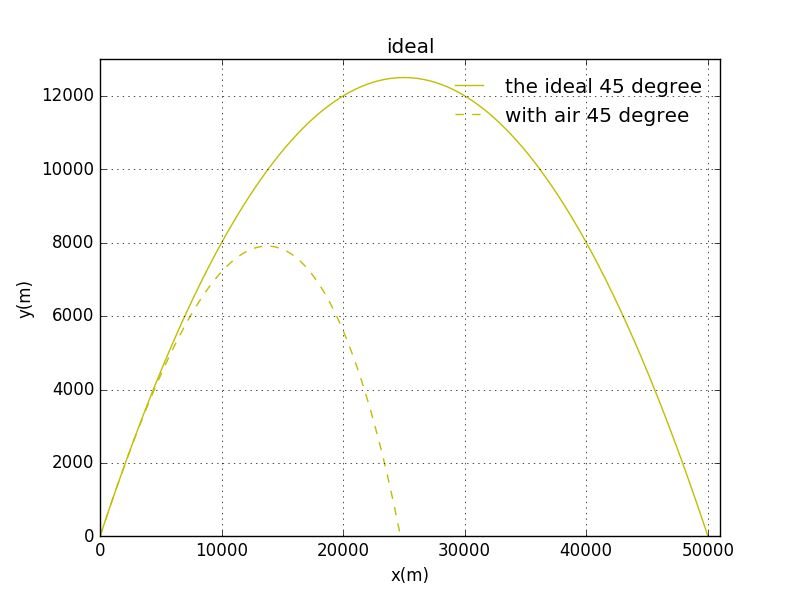

This figure's Python source:
import numpy as np
import math
import matplotlib.pyplot as plt
# initial

def initial(angle):

    

    x=[0.0]
    y=[0.0]
    vx=[700.0*np.cos(angle)]
    vy=[700.0*np.sin(angle)]
    v=[700.0]
    dt=0.02

    g=9.8



    while y[-1]>=0:
        x_new = x[-1] + vx[-1]*dt
        y_new = y[-1] + vy[-1]*dt
        vx_new = vx[-1] 
        vy_new = vy[-1] - g*dt
        v_new = math.sqrt(vx_new**2 + vy_new**2) 
        x.append(x_new)
        y.append(y_new)
        vx.append(vx_new)
        vy.append(vy_new)
        v.append(v_new)

#the landing point

    r = -float(y[-2]/y[-1])
    xl = (x[-2]+r*x[-1])/(r+1)
    yl=0
    x[-1] = xl
    y[-1] = yl



    return (x,y)
    
def with_airdrag_airdensity  (angle):



    x=[0.0]
    y=[0.0]
    vx=[700.0*np.cos(angle)]
    vy=[700.0*np.sin(angle)]
    v=[700.0]
    dt=0.02
    B2=4.0*pow(10.0,-5.0)
    at0=6.5*pow(10.0,-3.0)/280.0
    g=9.8
    alpha=2.5



    while y[-1]>=0:
        x_new = x[-1] + vx[-1]*dt
        y_new = y[-1] + vy[-1]*dt
        vx_new = vx[-1] - B2*pow(1-at0*y[-1],alpha)*v[-1]*vx[-1]*dt
        vy_new = vy[-1] - B2*pow(1-at0*y[-1],alpha)*v[-1]*vy[-1]*dt - g*dt
        v_new = math.sqrt(vx_new**2 + vy_new**2) 
        x.append(x_new)
        y.append(y_new)
        vx.append(vx_new)
        vy.append(vy_new)
        v.append(v_new)


    r = -float(y[-2]/y[-1])
    xl = (x[-2]+r*x[-1])/(r+1)
    yl=0
    x[-1] = xl
    y[-1] = yl



    return (x,y)
    
# plot


x1,y1 = np.array(initial(np.pi/4))
x2,y2 = np.array(with_airdrag_airdensity(np.pi/4))

plt.figure
ax0=plt.plot(x1,y1,'y-',label='the ideal 45 degree')
ax0=plt.plot(x2,y2,'y--',label='with air 45 degree')


plt.grid(True)
plt.title('ideal')
plt.xlabel('x(m)')
plt.ylabel('y(m)')
plt.xlim(0,51000)
plt.ylim(0,13000)

plt.legend(loc='upper right',frameon=False)

plt.show()
